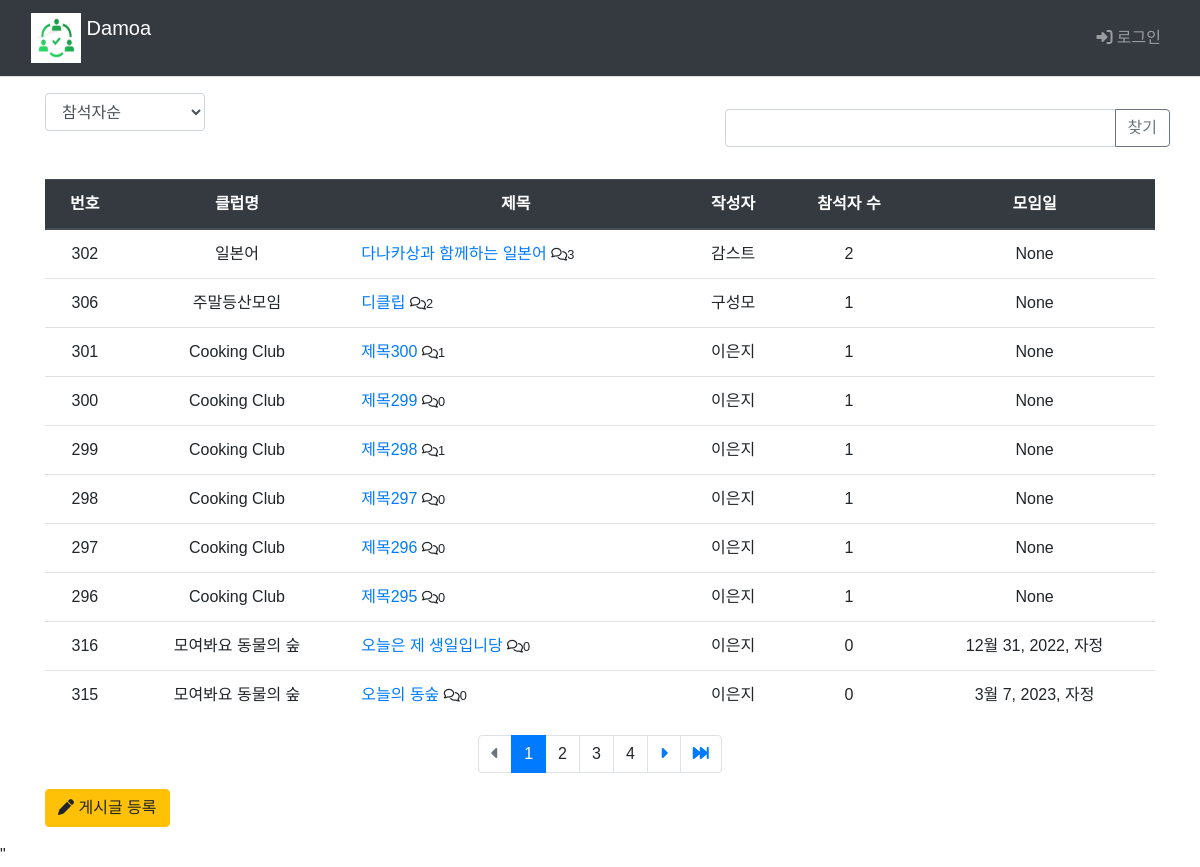
Page /main/board_list/?so=recommend on the committed database.
### main/models.py (models this page shows, shortened)
class Board(models.Model):
    club = models.ForeignKey(Club, on_delete=models.CASCADE)
    author = models.ForeignKey(settings.AUTH_USER_MODEL, on_delete=models.CASCADE, default=1, null=True, related_name='author_board')
    subject = models.CharField('제목', max_length = 200,
                               help_text='게시글의 제목을 한 줄로 작성하세요.')
    content = models.TextField('내용', help_text='내용을 상세히 작성하세요.')
    create_date = models.DateTimeField('생성일')
    modify_date = models.DateTimeField(null=True, blank=True)
    voter=models.ManyToManyField(settings.AUTH_USER_MODEL, related_name='voter_board')
    event_date = models.DateTimeField('모임일',null=True, blank=True)

class Club(models.Model):
    class category(models.TextChoices):
        from django.utils.translation import gettext_lazy as _
        COOK = 'CK', _('Cook')
        CULTURE = 'CT', _('Culture')
        GAME = 'GA', _('Game')
        LANGUAGE = 'LA', _('Language')
        MUSIC = 'MU', _('Music')
        OUTDOOR = 'OD', _('Outdoor')
        SPORTS = 'SP', _('Sports')
    category = models.CharField(
        max_length=10,
        choices = category.choices,
        null=True
    )
    name=models.TextField('클럽이름')
    author = models.ForeignKey(settings.AUTH_USER_MODEL, on_delete=models.CASCADE, default=1, null=True, related_name='author_club')
    def __str__(self):
        return self.name

### common/models.py (models this page shows)
class CustomUser(AbstractBaseUser, PermissionsMixin) :
    email = models.EmailField(blank=True, unique=True, default='')
    username = models.CharField(max_length = 15, unique=True)
    name = models.CharField(max_length=15)
    age = models.IntegerField()
    ad = models.CharField(max_length=50)
    is_active = models.BooleanField(default=True)
    is_superuser = models.BooleanField(default=True)
    is_staff = models.BooleanField(default=True)
    date_joined = models.DateTimeField(default=timezone.now)
    last_login = models.DateTimeField(blank=True, null=True)
    objects = CustomUserManager()
    USERNAME_FIELD = 'username'
    REQUIRED_FIELD = ['name']
    class Meta :
        ordering = ['-date_joined']
        verbose_name = 'User'
        verbose_name_plural = 'User'

### main/views.py (the view, shortened to what this page needs)
# urls.py: path('main/board_list/', views.board_list, name='board_list'),
def board_list(request):
    page = request.GET.get('page', '1')  # 페이지
    kw = request.GET.get('kw', '')  # 검색어
    so = request.GET.get('so', 'recent') # 정렬 기준 / default 최신순
    if so == 'recent':
        board_list = Board.objects.order_by('-create_date')
    elif so == 'late':
        board_list = Board.objects.order_by('create_date')
    elif so == 'recommend':
        board_list = Board.objects.annotate(
            num_voter = Count('voter')).order_by('-num_voter', '-create_date')
    elif so == 'popular':
        board_list = Board.objects.annotate(
            num_reply = Count('reply')).order_by('-num_reply', '-create_date')
    else : # 위 경우 제외 board_id 역순정렬
        board_list = Board.objects.order_by('-id')
    paginator = Paginator(board_list, 10)  # 페이지당 10개
    page_obj = paginator.get_page(page)
    context = {'board_list':page_obj, 'page':page, 'kw':kw, 'so':so}
    return render(request, 'main/board_list.html', context)

### templates/main/board_list.html (shortened to what this page needs)
{% extends 'base.html' %}
{% load static %}
{% load main_filter %}
{% block content %}
  <div class="container my-3">
    <div class="row justify-content-between my-3">
      <div class="col-2">
        <select class="form-control so">
          <option value="recommend" {% if so == 'recommend' %} selected{% endif %}>
            참석자순
          </option>
        </select>
      </div>
      <div class="row col-5 my-3">
          <div class="input-group">
            <input type="text" id="search_kw" class="form-control kw" value="{{ kw|default_if_none:'' }}">
            <div class="input-group-append">
              <button class="btn btn-outline-secondary" type="button" id="btn_search">찾기</button>
            </div>
          </div>
      </div>
  </div>
    <table class="table ">
      <thead>
        <tr class="text-center thead-dark">
          <th>번호</th>
          <th>클럽명</th>
          <th style="width:30%">제목</th>
          <th>작성자</th>
          <th>참석자 수</th>
          <th>모임일</th>
        </tr>
      </thead>
      <tbody>
        {% if board_list %}
          {% for board in board_list %}
            <tr class="text-center">
              <td>{{board.id}}</td>
              <td>{{ board.club }}</td>
              <td class="text-left">
                <a href="{%url 'main:detail' board.id%}">{{board.subject}}</a>  <small><i class="fa-regular fa-comments"></i>{{board.reply_set.count}}</small>
              </td>
              <td>{{board.author.name}}</td>
              <td>{{board.voter.count}}</td>
              <td>{{board.event_date}}</td>
            </tr>
          {% endfor %}
        {% else %}
          게시글이 없습니다.
        {% endif %}
      </tbody>
    </table>
    <ul class="pagination justify-content-center">
      {% if board_list.has_previous %}
        <li class="page-item">
      <a class="page-link" href="#" data-page="1">
        <i class="fa-solid fa-backward-fast"></i>
      </a>
    </li>
    <li class="page-item">
      <a class="page-link" href="#" data-page="{{ board_list.previous_page_number }}">
        <i class="fa-solid fa-caret-left"></i>
      </a>
    </li>
      {% else %}
        <li class="page-item disabled">
          <a class="page-link" tabindex="-1" aria-disabled="true" href="#">
            <i class="fa-solid fa-caret-left"></i>
          </a>
        </li>
      {% endif %}
      {% for page_number in board_list.paginator.page_range %}
        {% if page_number >= board_list.number|add:-3 and page_number <= board_list.number|add:3 %}
          {% if page_number == board_list.number %}
            <li class="page-item active" aria-current="page">
              <a class="page-link" data-page="{{ page_number }}">
                {{ page_number }}
              </a>
            </li>
          {% else %}
            <li class="" page-item="page-item">
              <a class="page-link" data-page="{{ page_number }}">
                {{ page_number }}
              </a>
            </li>
          {% endif %}
        {% endif %}
      {% endfor %}
      {% if board_list.has_next %}
        <li class="page-item">
      <a class="page-link" href="#" data-page="{{ board_list.next_page_number }}">
        <i class="fa-solid fa-caret-right"></i>
      </a>
    </li>
    <li class="page-item">
      <a class="page-link" href="#" data-page="{{ board_list.paginator.num_pages }}">
        <i class="fa-solid fa-forward-fast"></i>
      </a>
    </li>
      {% else %}
        <li class="page-item disabled">
          <a class="page-link" tabindex="-1" aria-disabled="true" href="#">
            <i class="fa-solid fa-caret-right"></i>
          </a>
        </li>
      {% endif %}
    </ul>
    <a href="{%url 'main:board_create' %}" class="btn btn-warning">
      <i class="fa-solid fa-pen"></i>
      게시글 등록
    </a>
  </div>
  <form id="searchForm" method="get" action="{% url 'main:board_list' %}">
    <input type="hidden" id="so" name="so" value={{ so }}">"
  </form>
{% endblock %}

### static/style.css (style rules this page uses)
* { font-family: 'Noto Sans KR', sans-serif; }
.page-link { border: 0px; }

### rows in the picture
Board: id "302", club "일본어", subject "다나카상과 함께하는 일본어", reply_set.count "3", author.name "감스트", voter.count "2", event_date "None"
Board: id "306", club "주말등산모임", subject "디클립", reply_set.count "2", author.name "구성모", voter.count "1", event_date "None"
Board: id "301", club "Cooking Club", subject "제목300", reply_set.count "1", author.name "이은지", voter.count "1", event_date "None"
Board: id "300", club "Cooking Club", subject "제목299", reply_set.count "0", author.name "이은지", voter.count "1", event_date "None"
Board: id "299", club "Cooking Club", subject "제목298", reply_set.count "1", author.name "이은지", voter.count "1", event_date "None"
Board: id "298", club "Cooking Club", subject "제목297", reply_set.count "0", author.name "이은지", voter.count "1", event_date "None"
Board: id "297", club "Cooking Club", subject "제목296", reply_set.count "0", author.name "이은지", voter.count "1", event_date "None"
Board: id "296", club "Cooking Club", subject "제목295", reply_set.count "0", author.name "이은지", voter.count "1", event_date "None"
Board: id "316", club "모여봐요 동물의 숲", subject "오늘은 제 생일입니당", reply_set.count "0", author.name "이은지", voter.count "0", event_date "12월 31, 2022, 자정"
Board: id "315", club "모여봐요 동물의 숲", subject "오늘의 동숲", reply_set.count "0", author.name "이은지", voter.count "0", event_date "3월 7, 2023, 자정"

### other values in the picture
{{ page_number }} "1"
{{ page_number }} "2" "3" "4"
